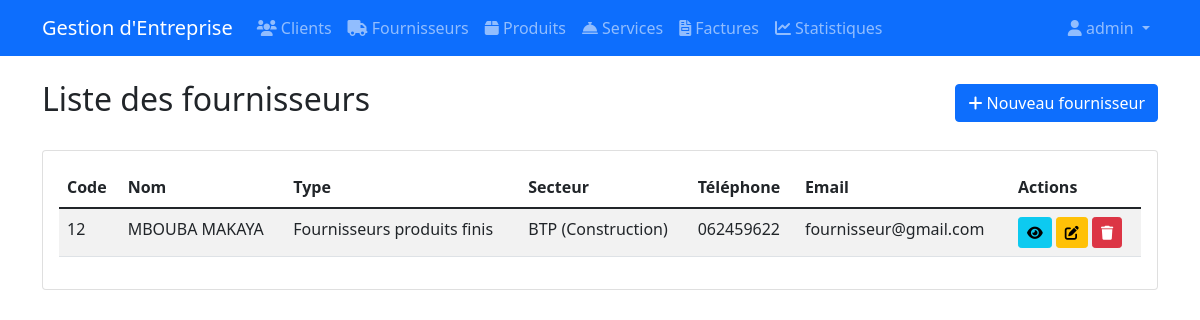
Page /suppliers/ (signed in) on the committed database.
### suppliers/models.py (models this page shows, shortened)
class Supplier(models.Model):
    code = models.CharField(max_length=50, unique=True, verbose_name="Code fournisseur")
    name = models.CharField(max_length=200, verbose_name="Nom")
    supplier_type = models.ForeignKey(SupplierType, on_delete=models.SET_NULL, null=True, verbose_name="Type de fournisseur")
    business_sector = models.ForeignKey(BusinessSector, on_delete=models.SET_NULL, null=True, verbose_name="Secteur d'activité")
    address = models.TextField(verbose_name="Adresse complète")
    phone = models.CharField(max_length=20, verbose_name="Numéro de téléphone")
    email = models.EmailField(verbose_name="Email")
    product_types = models.TextField(verbose_name="Types de produits/services")
    created_at = models.DateTimeField(auto_now_add=True)
    updated_at = models.DateTimeField(auto_now=True)
    class Meta:
        verbose_name = "Fournisseur"
        verbose_name_plural = "Fournisseurs"
        ordering = ['name']

class SupplierType(models.Model):
    name = models.CharField(max_length=100, verbose_name="Nom")
    description = models.TextField(blank=True, verbose_name="Description")
    class Meta:
        verbose_name = "Type de fournisseur"
        verbose_name_plural = "Types de fournisseur"

class BusinessSector(models.Model):
    name = models.CharField(max_length=100, verbose_name="Nom")
    description = models.TextField(blank=True, verbose_name="Description")
    class Meta:
        verbose_name = "Secteur d'activité"
        verbose_name_plural = "Secteurs d'activité"

### suppliers/views.py (the view)
# urls.py: path('suppliers/', suppliers_views.supplier_list, name='supplier_list'),
@login_required
def supplier_list(request):
    suppliers = Supplier.objects.all()
    return render(request, 'suppliers/list.html', {'suppliers': suppliers})

### templates/suppliers/list.html (shortened to what this page needs)
{% extends 'base.html' %}
{% block content %}
<div class="d-flex justify-content-between align-items-center mb-4">
    <h2>Liste des fournisseurs</h2>
    <a href="{% url 'supplier_create' %}" class="btn btn-primary">
        <i class="fas fa-plus"></i> Nouveau fournisseur
    </a>
</div>
<div class="card">
    <div class="card-body">
        <div class="table-responsive">
            <table class="table table-striped">
                <thead>
                    <tr>
                        <th>Code</th>
                        <th>Nom</th>
                        <th>Type</th>
                        <th>Secteur</th>
                        <th>Téléphone</th>
                        <th>Email</th>
                        <th>Actions</th>
                    </tr>
                </thead>
                <tbody>
                    {% for supplier in suppliers %}
                    <tr>
                        <td>{{ supplier.code }}</td>
                        <td>{{ supplier.name }}</td>
                        <td>{{ supplier.supplier_type.name }}</td>
                        <td>{{ supplier.business_sector.name }}</td>
                        <td>{{ supplier.phone }}</td>
                        <td>{{ supplier.email }}</td>
                        <td>
                            <a href="{% url 'supplier_detail' supplier.pk %}" class="btn btn-sm btn-info">
                                <i class="fas fa-eye"></i>
                            </a>
                            <a href="{% url 'supplier_update' supplier.pk %}" class="btn btn-sm btn-warning">
                                <i class="fas fa-edit"></i>
                            </a>
                            <a href="{% url 'supplier_delete' supplier.pk %}" class="btn btn-sm btn-danger">
                                <i class="fas fa-trash"></i>
                            </a>
                        </td>
                    </tr>
                    {% empty %}
                    <tr>
                        <td colspan="7" class="text-center">Aucun fournisseur enregistré</td>
                    </tr>
                    {% endfor %}
                </tbody>
            </table>
        </div>
    </div>
</div>
{% endblock %}

### templates/base.html (shortened to what this page needs)
<!DOCTYPE html>
<html lang="fr">
<head>
    <link href="https://cdn.jsdelivr.net/npm/bootstrap@5.1.3/dist/css/bootstrap.min.css" rel="stylesheet">
    <link href="https://cdnjs.cloudflare.com/ajax/libs/font-awesome/6.0.0/css/all.min.css" rel="stylesheet">
</head>
<body>
    <nav class="navbar navbar-expand-lg navbar-dark bg-primary">
        <div class="container">
            <a class="navbar-brand" href="{% url 'dashboard' %}">Gestion d'Entreprise</a>
            <div class="collapse navbar-collapse" id="navbarNav">
                {% if user.is_authenticated %}
                <ul class="navbar-nav">
                    <li class="nav-item">
                        <a class="nav-link" href="{% url 'client_list' %}">
                            <i class="fas fa-users"></i> Clients
                        </a>
                    </li>
                    <li class="nav-item">
                        <a class="nav-link" href="{% url 'supplier_list' %}">
                            <i class="fas fa-truck"></i> Fournisseurs
                        </a>
                    </li>
                    <li class="nav-item">
                        <a class="nav-link" href="{% url 'product_list' %}">
                            <i class="fas fa-box"></i> Produits
                        </a>
                    </li>
                    <li class="nav-item">
                        <a class="nav-link" href="{% url 'service_list' %}">
                            <i class="fas fa-concierge-bell"></i> Services
                        </a>
                    </li>
                    <li class="nav-item">
                        <a class="nav-link" href="{% url 'invoice_list' %}">
                            <i class="fas fa-file-invoice"></i> Factures
                        </a>
                    </li>
                    <li class="nav-item">
                        <a class="nav-link" href="{% url 'finance_statistics' %}">
                            <i class="fas fa-chart-line"></i> Statistiques
                        </a>
                    </li>
                </ul>
                <ul class="navbar-nav ms-auto">
                    <li class="nav-item dropdown">
                        <a class="nav-link dropdown-toggle" href="#" id="navbarDropdown" role="button" data-bs-toggle="dropdown">
                            <i class="fas fa-user"></i> {{ user.username }}
                        </a>
                    </li>
                </ul>
                {% endif %}
            </div>
        </div>
    </nav>
    <div class="container mt-4">
        {% block content %}{% endblock %}
    </div>
</body>
</html>

### rows in the picture
Supplier: code "12", name "MBOUBA MAKAYA", supplier_type.name "Fournisseurs produits finis", business_sector.name "BTP (Construction)", phone "062459622", email "fournisseur@gmail.com"

### other values in the picture
{{ user.username }} "admin"
